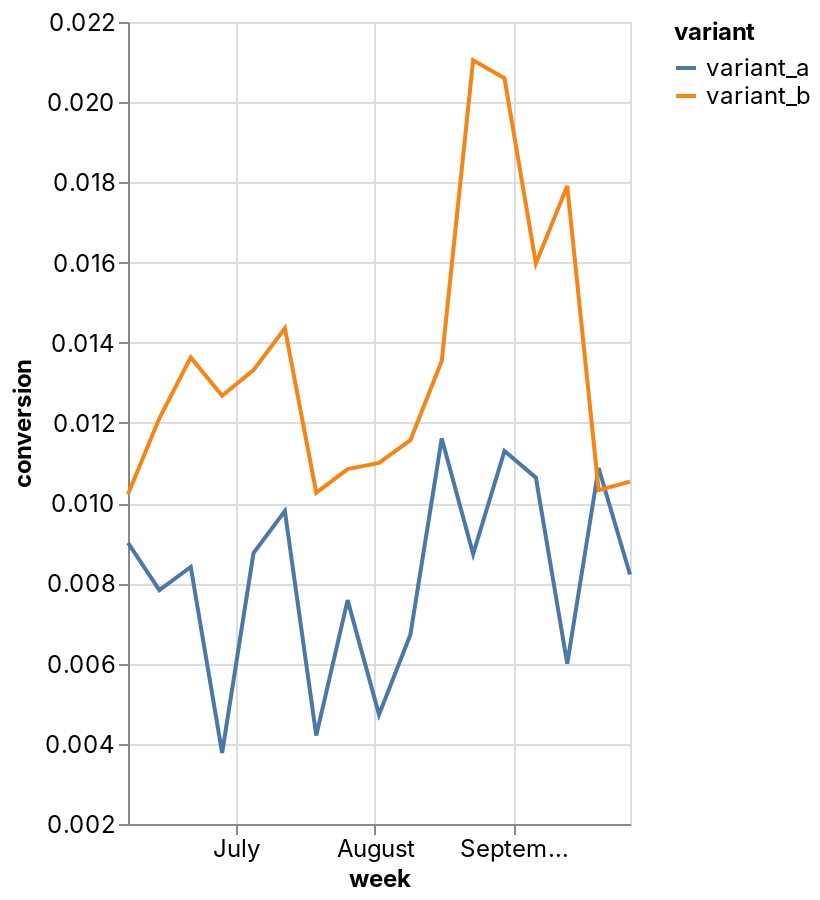

Write notebook code for a chart like this one.
### Code cell
_deepnote_run_altair(conversion, """{"data":{"name":"placeholder"},"mark":{"type":"line","tooltip":{"content":"data"}},"height":220,"$schema":"https://vega.github.io/schema/vega-lite/v4.json","autosize":{"type":"fit"},"encoding":{"x":{"sort":null,"type":"temporal","field":"week","scale":{"type":"linear","zero":false}},"y":{"sort":null,"type":"quantitative","field":"conversion","scale":{"type":"linear","zero":false}},"color":{"sort":null,"type":"nominal","field":"variant","scale":{"type":"linear","zero":false}}}}""")

### Figure 1 — Vega-Lite specification as saved in the notebook (floating-point values rounded to 4 significant figures)
{"config": {"view": {"continuousWidth": 400, "continuousHeight": 300}, "area": {"fill": "#51C0E9"}, "axis": {"labelFont": "Inter, sans-serif", "labelFontSize": 12, "labelFontWeight": "normal", "labelLimit": 60, "labelOverlap": "greedy", "titleFont": "Inter, sans-serif", "titleFontSize": 12, "titleFontWeight": "bold"}, "background": "#ffffff", "legend": {"labelFont": "Inter, sans-serif", "labelFontSize": 12, "titleFont": "Inter, sans-serif", "titleFontSize": 12, "titleFontWeight": "bold"}, "line": {"stroke": "#51C0E9", "strokeWidth": 2}, "rect": {"fill": "#51C0E9"}, "title": {"anchor": "start", "color": "#000000", "font": "Inter, sans-serif", "fontSize": 22, "fontWeight": "normal"}}, "data": {"name": "data-4c9b1ef8bc4c68a644bcf00ba5f43a63"}, "mark": {"type": "line", "tooltip": {"content": "data"}}, "autosize": {"type": "fit"}, "encoding": {"color": {"field": "variant", "scale": {"type": "linear", "zero": false}, "sort": null, "type": "nominal"}, "x": {"field": "week", "scale": {"type": "linear", "zero": false}, "sort": null, "type": "temporal"}, "y": {"field": "conversion", "scale": {"type": "linear", "zero": false}, "sort": null, "type": "quantitative"}}, "height": 440, "width": "container", "$schema": "https://vega.github.io/schema/vega-lite/v4.json", "datasets": {"data-4c9b1ef8bc4c68a644bcf00ba5f43a63": [{"variant": "variant_a", "week": "2021-06-07T00:00:00", "registered": true, "conversion": 0.009009}, {"variant": "variant_a", "week": "2021-06-14T00:00:00", "registered": true, "conversion": 0.007834}, {"variant": "variant_a", "week": "2021-06-21T00:00:00", "registered": true, "conversion": 0.008409}, {"variant": "variant_a", "week": "2021-06-28T00:00:00", "registered": true, "conversion": 0.003774}, {"variant": "variant_a", "week": "2021-07-05T00:00:00", "registered": true, "conversion": 0.008755}, {"variant": "variant_a", "week": "2021-07-12T00:00:00", "registered": true, "conversion": 0.009804}, {"variant": "variant_a", "week": "2021-07-19T00:00:00", "registered": true, "conversion": 0.004207}, {"variant": "variant_a", "week": "2021-07-26T00:00:00", "registered": true, "conversion": 0.007583}, {"variant": "variant_a", "week": "2021-08-02T00:00:00", "registered": true, "conversion": 0.004727}, {"variant": "variant_a", "week": "2021-08-09T00:00:00", "registered": true, "conversion": 0.006723}, {"variant": "variant_a", "week": "2021-08-16T00:00:00", "registered": true, "conversion": 0.01162}, {"variant": "variant_a", "week": "2021-08-23T00:00:00", "registered": true, "conversion": 0.008731}, {"variant": "variant_a", "week": "2021-08-30T00:00:00", "registered": true, "conversion": 0.0113}, {"variant": "variant_a", "week": "2021-09-06T00:00:00", "registered": true, "conversion": 0.01064}, {"variant": "variant_a", "week": "2021-09-13T00:00:00", "registered": true, "conversion": 0.005997}, {"variant": "variant_a", "week": "2021-09-20T00:00:00", "registered": true, "conversion": 0.01088}, {"variant": "variant_a", "week": "2021-09-27T00:00:00", "registered": true, "conversion": 0.008223}, {"variant": "variant_b", "week": "2021-06-07T00:00:00", "registered": true, "conversion": 0.01022}, {"variant": "variant_b", "week": "2021-06-14T00:00:00", "registered": true, "conversion": 0.01212}, {"variant": "variant_b", "week": "2021-06-21T00:00:00", "registered": true, "conversion": 0.01363}, {"variant": "variant_b", "week": "2021-06-28T00:00:00", "registered": true, "conversion": 0.01268}, {"variant": "variant_b", "week": "2021-07-05T00:00:00", "registered": true, "conversion": 0.01332}, {"variant": "variant_b", "week": "2021-07-12T00:00:00", "registered": true, "conversion": 0.01436}, {"variant": "variant_b", "week": "2021-07-19T00:00:00", "registered": true, "conversion": 0.01026}, {"variant": "variant_b", "week": "2021-07-26T00:00:00", "registered": true, "conversion": 0.01085}, {"variant": "variant_b", "week": "2021-08-02T00:00:00", "registered": true, "conversion": 0.011}, {"variant": "variant_b", "week": "2021-08-09T00:00:00", "registered": true, "conversion": 0.01157}, {"variant": "variant_b", "week": "2021-08-16T00:00:00", "registered": true, "conversion": 0.01355}, {"variant": "variant_b", "week": "2021-08-23T00:00:00", "registered": true, "conversion": 0.02105}, {"variant": "variant_b", "week": "2021-08-30T00:00:00", "registered": true, "conversion": 0.02059}, {"variant": "variant_b", "week": "2021-09-06T00:00:00", "registered": true, "conversion": 0.01598}, {"variant": "variant_b", "week": "2021-09-13T00:00:00", "registered": true, "conversion": 0.01791}, {"variant": "variant_b", "week": "2021-09-20T00:00:00", "registered": true, "conversion": 0.01032}, {"variant": "variant_b", "week": "2021-09-27T00:00:00", "registered": true, "conversion": 0.01054}]}}
